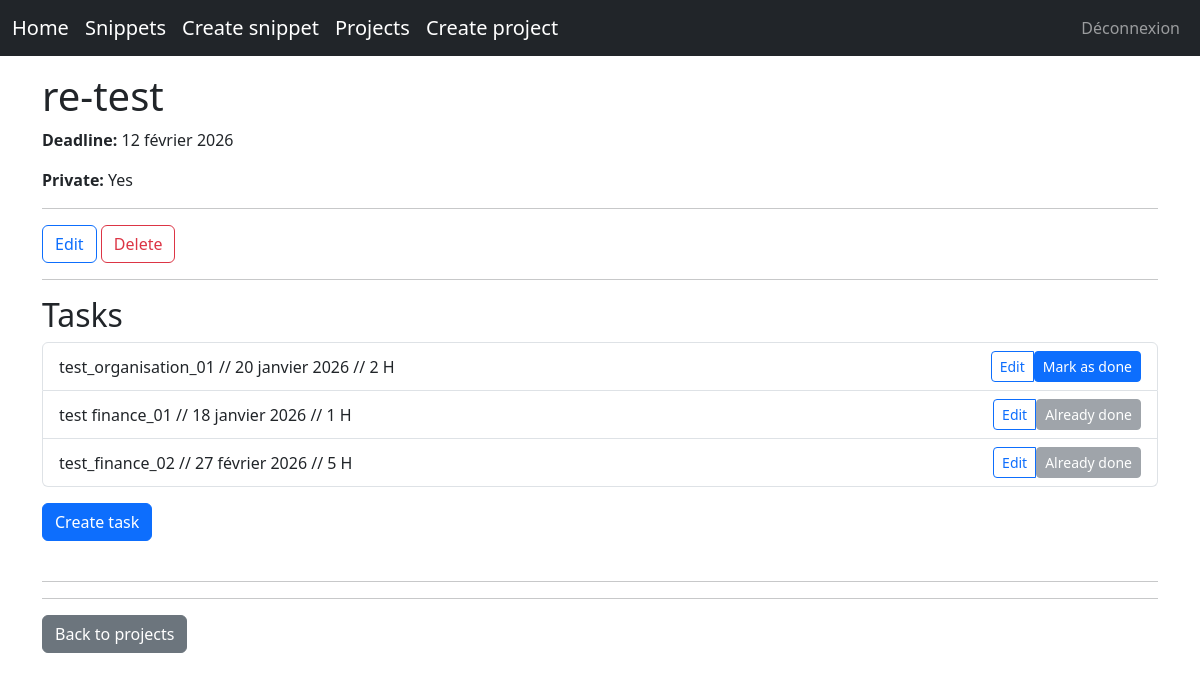
Page /tasks/projects/re-test/ (signed in) on the earlier database version.
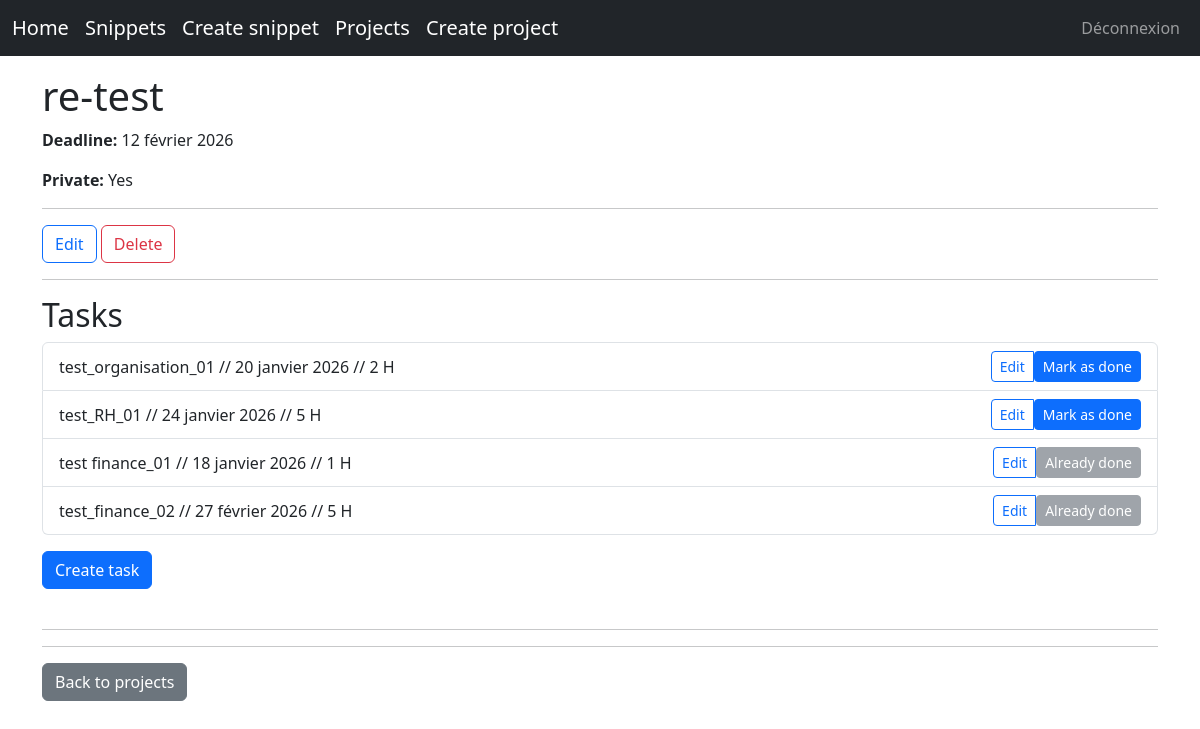
Same page on the later database version.
### tasks/models.py (models this page shows, shortened)
class Project(models.Model):
    name = models.CharField(max_length=255)
    description = models.TextField(blank=True, null=True)
    creator = models.ForeignKey(
        settings.AUTH_USER_MODEL,
        on_delete=models.CASCADE,
        related_name="projects"
    )
    slug = models.SlugField(unique=True, blank=True)
    deadline = models.DateField(blank=True, null=True)
    private = models.BooleanField(default=False)
    created_at = models.DateTimeField(auto_now_add=True)
    class Meta:
        ordering = ['deadline', 'name']

class Task(models.Model):
    AREA_CHOICES = [
        ('Fin', 'Finance'),
        ('RH', 'Ressources Humaines'),
        ('Org', 'Organisation'),
        ('Dev', 'Code'),
        ('Bud', 'Budget'),
        ('Perso', 'Personnel'),
        ('SRIA', 'SRIA Tools'),
    ]
    description = models.CharField(max_length=255)
    project = models.ForeignKey(
        Project,
        on_delete=models.CASCADE,
        related_name="tasks"
    )
    creator = models.ForeignKey(
        settings.AUTH_USER_MODEL,
        on_delete=models.CASCADE,
        related_name="tasks"
    )
    deadline = models.DateField(blank=True, null=True)
    done = models.BooleanField(default=False)
    slug = models.SlugField(unique=True, blank=True)
    area = models.CharField(max_length=20, choices=AREA_CHOICES, blank=True, null=True)
    time = models.IntegerField(help_text="Time in minutes", blank=True, null=True)
    created_at = models.DateTimeField(auto_now_add=True)
    class Meta:
        ordering = ["done", "deadline"]

### tasks/views.py (the view)
# urls.py: path('projects/<slug:slug>/', ProjectDetailView.as_view(), name='project_detail'),
class ProjectDetailView(LoginRequiredMixin, DetailView):
    model = Project
    template_name = 'tasks/project_detail.html'
    context_object_name = 'project'
    def get_queryset(self):
        return Project.objects.filter(creator=self.request.user)

### tasks/templates/tasks/project_detail.html (shortened to what this page needs)
{% extends "base.html" %}
{% block content %}
<h1>{{ project.name }}</h1>
<p>
    {% if project.deadline %}
        <strong>Deadline:</strong> {{ project.deadline }}
    {% endif %}
</p>
<p>
    <strong>Private:</strong>
    {{ project.private|yesno:"Yes,No" }}
</p>
<hr>
    <div class="mt-3">
        <a href="{% url 'project_update' project.slug %}" class="btn btn-outline-primary">
            Edit
        </a>
        <a href="{% url 'project_delete' project.slug %}" class="btn btn-outline-danger">
            Delete
        </a>
    </div>
<hr>
<h2>Tasks</h2>
{% if project.tasks.exists %}
    <ul class="list-group mb-3">
        {% for task in project.tasks.all %}
            <li class="list-group-item d-flex justify-content-between align-items-center">
                {{ task.description }} // {{ task.deadline|default:"(no deadline)"}} // {{ task.time|default:"(no estimate)" }} H
                <div class="btn-group">
                    {% if user == project.creator or user == task.creator %}
                        <a href="{% url 'task_update' task.slug %}"
                           class="btn btn-sm btn-outline-primary">
                            Edit
                        </a>
                    {% endif %}
                    <form method="post" action="{% url 'task_done' task.slug %}">
                        {% if not task.done %}
                            <button class="btn btn-sm btn-primary">
                                Mark as done
                            </button>
                        {% else %}
                            <button class="btn btn-sm btn-secondary" disabled>
                                Already done
                            </button>
                        {% endif %}
                    </form>
                </div>
            </li>
        {% endfor %}
    </ul>
{% else %}
    <p>No tasks yet.</p>
{% endif %}
<a href="{% url 'task_create' project.slug %}"
   class="btn btn-primary mb-4">
    Create task
</a>
<hr>
<hr>
<a href="{% url 'project_list' %}"
   class="btn btn-secondary">
    Back to projects
</a>
{% endblock %}

### templates/base.html (shortened to what this page needs)
<!DOCTYPE html>
<html lang="fr">
<head>
    <link href="https://cdn.jsdelivr.net/npm/bootstrap@5.3.3/dist/css/bootstrap.min.css" rel="stylesheet">
</head>
<body>
<nav class="navbar navbar-expand-lg navbar-dark bg-dark fixed-top">
  <div class="container-fluid">
    <a class="navbar-brand" href="/">Home</a>
    <a class="navbar-brand" href="{% url 'snippet_list' %}">Snippets</a>
    <a class="navbar-brand" href="{% url 'snippet_create' %}">Create snippet</a>
    <a class="navbar-brand" href="{% url 'project_list' %}">Projects</a>
    <a class="navbar-brand" href="{% url 'project_create' %}">Create project</a>
    <div class="collapse navbar-collapse">
      <ul class="navbar-nav ms-auto">
        {% if user.is_authenticated %}
          <li class="nav-item">
            <a class="nav-link" href="{% url 'logout' %}">Déconnexion</a>
          </li>
        {% endif %}
      </ul>
    </div>
  </div>
</nav>
<div class="container mt-4 pt-5">
    {% block content %}{% endblock %}
</div>
</body>
</html>

Differences in the rows shown:
added Task: description "test_RH_01", deadline "24 janvier 2026", time "5", done "Mark as done"
